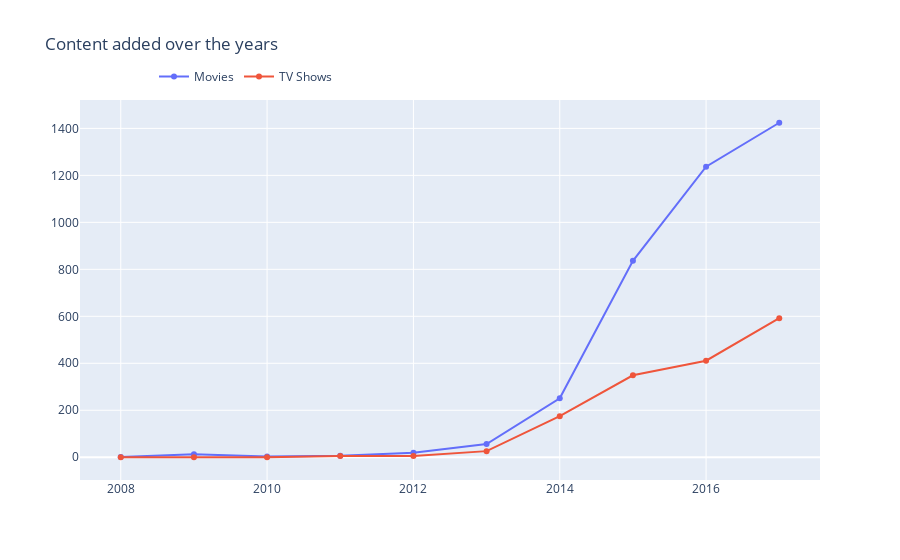

Notebook cell for this chart:
### Markdown cell above
Year wise analysis

### Code cell
netflix["date_added"] = pd.to_datetime(netflix['date_added'])
netflix['year_added'] = netflix['date_added'].dt.year


movie_per_year=[]

tv_shows_per_year=[]
for i in range(2010,2020):
    h=netflix.loc[(netflix['type']=='Movie') & (netflix.year_added==i)] 
    g=netflix.loc[(netflix['type']=='TV Show') & (netflix.year_added==i)] 
    movie_per_year.append(len(h))
    tv_shows_per_year.append(len(g))

    

trace1 = go.Scatter(x=[i for i in range(2008,2020)],y=movie_per_year,mode='lines+markers',name='Movies')

trace2=go.Scatter(x=[i for i in range(2008,2020)],y=tv_shows_per_year,mode='lines+markers',name='TV Shows')

data=[trace1,trace2]

layout = go.Layout(title="Content added over the years", legend=dict(x=0.1, y=1.1, orientation="h"))

fig = go.Figure(data, layout=layout)

fig.show()

### Figure 1 — Plotly figure (JSON) as saved in the notebook; plotly's stock layout.template omitted (floating-point values rounded to 4 significant figures)
{"data": [{"mode": "lines+markers", "name": "Movies", "type": "scatter", "x": [2008, 2009, 2010, 2011, 2012, 2013, 2014, 2015, 2016, 2017, 2018, 2019], "y": [1, 13, 3, 6, 19, 56, 251, 836, 1237, 1424]}, {"mode": "lines+markers", "name": "TV Shows", "type": "scatter", "x": [2008, 2009, 2010, 2011, 2012, 2013, 2014, 2015, 2016, 2017, 2018, 2019], "y": [0, 0, 0, 5, 5, 26, 175, 349, 411, 592]}], "layout": {"legend": {"orientation": "h", "x": 0.1, "y": 1.1}, "title": {"text": "Content added over the years"}}}
